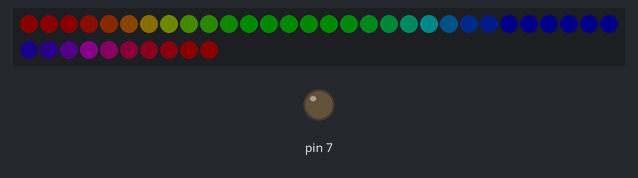
Recording of a sketch running on a simulated Arduino Uno, built with avr-gcc and run on an emulated ATmega328P. Shown: 40 RGB LEDs in strip order, left to right, continuing on the next row, output pins drawn as LEDs (lit = HIGH). Dim RGB values are drawn brighter than linear.

Above: at 0.23 s.
At 1.96 s:
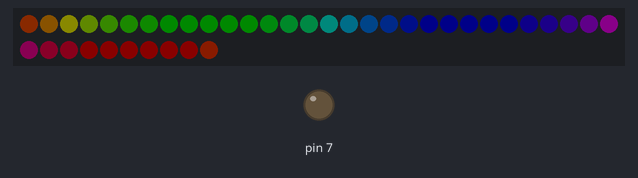
At 3.8 s:
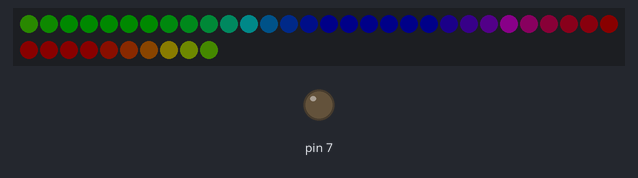
At 7.5 s:
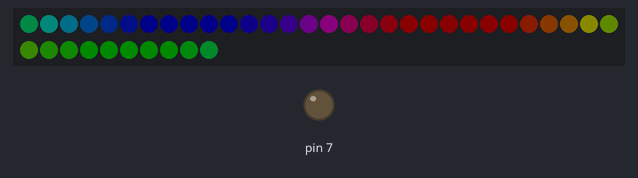
At 10.94 s:
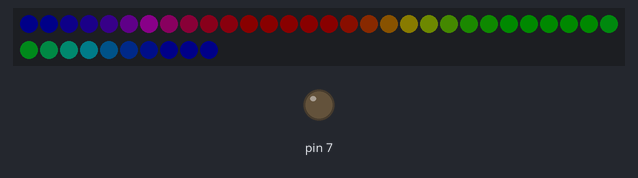
At 14.51 s:
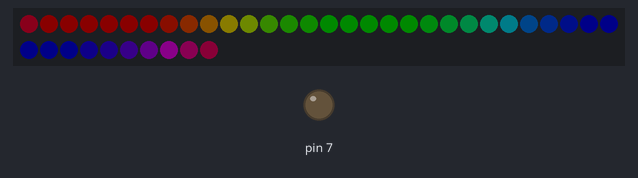

The sketch:

engine_rainbow.ino
```cpp
#include <Adafruit_NeoPixel.h>

// Pin to use to send signals to WS2812B
#define LED_PIN 6

// Number of WS2812B LEDs attached to the Arduino
#define MAX_LED_COUNT 300
#define LED_COUNT 40

// Setting up the NeoPixel library
Adafruit_NeoPixel strip(MAX_LED_COUNT, LED_PIN, NEO_GRB + NEO_KHZ800);

void setup() {
  pinMode(7, OUTPUT);
  digitalWrite(7, LOW);

  strip.begin();           // Initialize NeoPixel object
  strip.setBrightness(10); // Set BRIGHTNESS to about 4% (max = 255)
  strip.show();            // Initialize all pixels to 'off'

  // if I am going to change the number of LEDs being used
  // make sure I update that here after everything is cleared out
  strip.updateLength(LED_COUNT);
  delay(100);
}

void loop() {
  rainbow(10);
}

// Rainbow cycle along whole strip. Pass delay time (in ms) between frames.
void rainbow(int wait) {
  // 5 cycles of all colors on wheel
  for(long firstPixelHue = 0; firstPixelHue < 5*65536; firstPixelHue += 256) {
    strip.rainbow(firstPixelHue);
    strip.show(); // Update strip with new contents
    delay(wait);  // Pause for a moment
  }
}
```

Measured:
- by itself, everything shown: repeats every 15.8 s, in 256 steps
